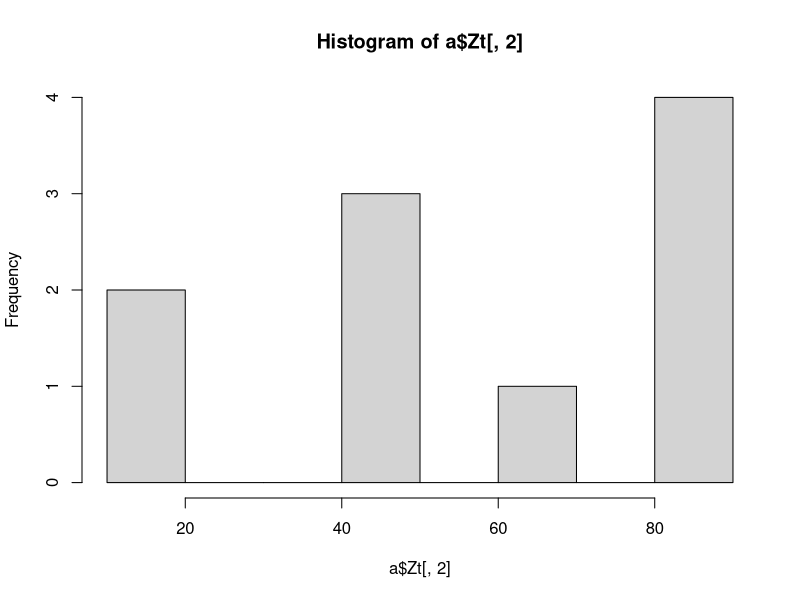

Here is the R script that generated this plot:
## Question 1

# M - number of particals
# Iter - number of time steps T
# z is latent variable
# x is the observation

particles <- function(M,Iter){
    
    #Initialise particles for the latent variable
    Z0 <- c()
    X0 <- c()
    w0 <- c()
    for (m in 1:M){
     Z0[m]<- runif(1,0,100)
     # Inirial particals for observations
     X0[m] <- (rnorm(1,mean=Z0[m],sd=1)+rnorm(1,mean=(Z0[m]-1),sd=1)+rnorm(1,mean=(Z0[m]+1),sd=1))/3
     # Initial weights
     w0[m] <- (dnorm(X0[m],mean=Z0[m],sd=1)+dnorm(X0[m],mean=(Z0[m]-1),sd=1)+dnorm(X0[m],mean=(Z0[m]+1),sd=1))/3
    }
    
    Zt <- matrix(ncol=Iter,nrow=M)
    Xt <- matrix(ncol=Iter,nrow=M)
    wt <- matrix(ncol=Iter,nrow=M)
    Zt_bar <- matrix(ncol=Iter,nrow=M)
    #fill the t=0 step
    Zt[,1] <- Z0
    Zt_bar[,1] <- Z0
    Xt[,1] <- X0
    wt[,1] <- w0
    
    for (t in 2:Iter){
        # Prediction
        for (m in 1:M){
            # sample from the transition model (current Z_t depends on the Z_{t-1})
            Zt_bar[m,t] <- (rnorm(1,mean=Zt[m,t-1],sd=1)+rnorm(1,mean=(Zt[m,t-1]+1),sd=1)+rnorm(1,mean=(Zt[m,t-1]+2),sd=1))/3
            #sample from emission model (x depends on the current Z_t)
            Xt[m,t] <- (rnorm(1,mean=Zt_bar[m,t],sd=1)+rnorm(1,mean=(Zt_bar[m,t]-1),sd=1)+rnorm(1,mean=(Zt_bar[m,t]+1),sd=1))/3
            #Calculate weights
            wt[m,t] <- (dnorm(Xt[m,t],mean=Zt_bar[m,t],sd=1)+dnorm(Xt[m,t],mean=(Zt_bar[m,t]-1),sd=1)+dnorm(Xt[m,t],mean=(Zt_bar[m,t]+1),sd=1))/3
        }
        # Correction
            Zt[,t]<- sample(Zt_bar[,t], M, replace = TRUE, prob = wt[,t])
        
    }
    return(list(Zt=Zt,Zt_bar=Zt_bar,wt=wt))
    
}

a <- particles(10,5)
a$Xt[1,1]
hist(a$Zt[,2])

## Question 2